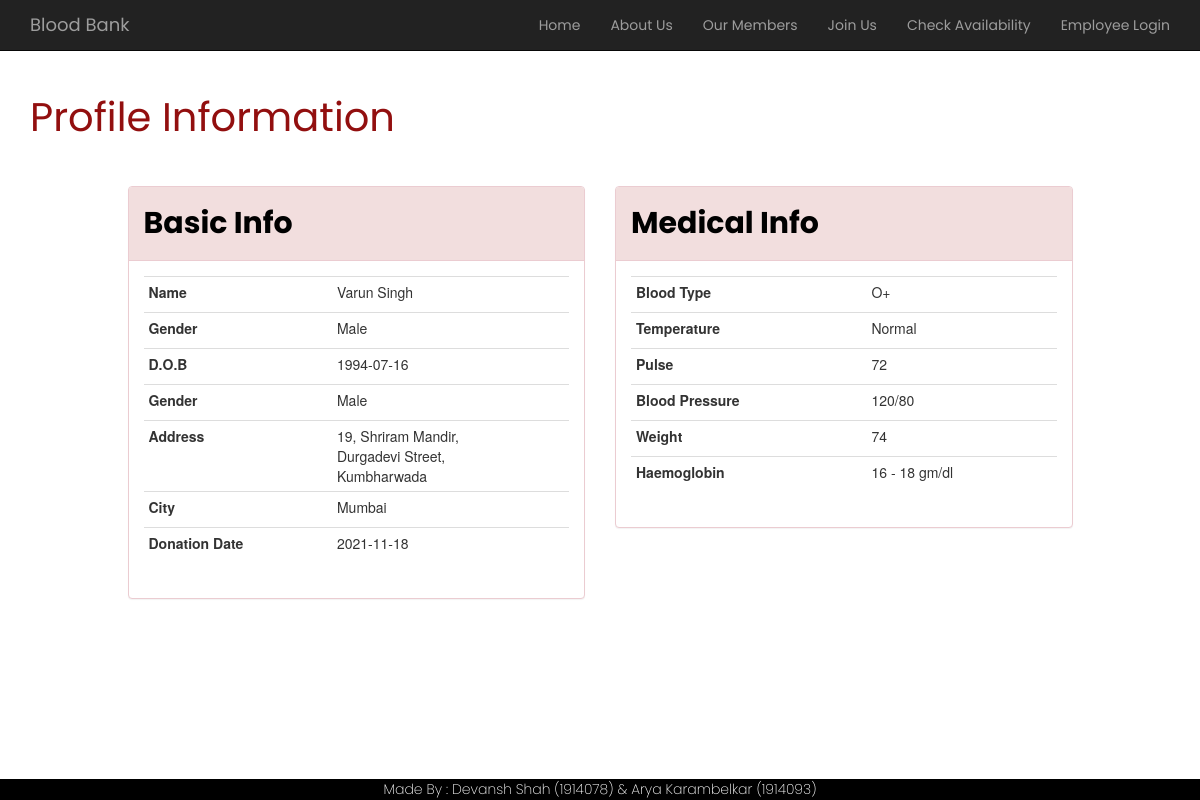
The page /profile.php?id=1 on the database its author committed.
### tables this page shows
CREATE TABLE IF NOT EXISTS `donors` (
  `id` int(11) NOT NULL AUTO_INCREMENT,
  `fname` varchar(45) NOT NULL,
  `mname` varchar(30) DEFAULT NULL,
  `lname` varchar(45) NOT NULL,
  `sex` varchar(10) NOT NULL,
  `b_type` varchar(2) NOT NULL,
  `bday` date NOT NULL,
  `h_address` varchar(50) NOT NULL,
  `city` varchar(30) NOT NULL,
  `don_date` date NOT NULL,
  `temp` varchar(10) NOT NULL,
  `pulse` varchar(10) NOT NULL,
  `bp` varchar(10) NOT NULL,
  `weight` int(11) NOT NULL,
  `haemoglobin` varchar(25) NOT NULL,
  `phone` varchar(10) DEFAULT NULL,
  `mobile` varchar(11) NOT NULL,
  PRIMARY KEY (`id`)
);

### php/DBConnect.php (called while the page is built, shortened)
<?php
class DBConnect {
    private $db = NULL;
    public function __construct() {
        $dsn = 'mysql:dbname=' . self::DB_NAME . ';host=' . self::DB_SERVER;
        try {
            $this->db = new PDO($dsn, self::DB_USER, self::DB_PASSWORD);
        } catch (PDOException $e) {
            throw new Exception('Connection failed: ' .
            $e->getMessage());
        }
        return $this->db;
    }
    public function getDonorProfileById($id){
        $stmt = $this->db->prepare("SELECT * FROM donors WHERE id=?");
        $stmt->execute([$id]);
        return $stmt->fetchAll();
    }
}

### profile.php (the view, shortened to what this page needs)
<?php
$id = $_GET['id'];
require_once 'php/DBConnect.php';
$db = new DBConnect();
$donor = $db->getDonorProfileById($id);
include 'layout/_header.php';
include 'users/layout/navbar.php';
?>
<div class="container">
    <marquee style="font-size: 40px; color: rgb(146, 15, 15); font-family: 'Poppins', sans-serif;">Profile Information</marquee>
    <br><br>
    <div class="row">
        <div class="col-sm-1"></div>
        <div class="col-md-5">
            <div class="panel panel-danger">
                <div class="panel-heading">
                    <h5 style="font-size: 30px; font-weight: bold; color: black; font-family: 'Poppins', sans-serif;">Basic Info</h5>
                </div>
                <div class="panel-body">
                    <table class="table table-condensed">
                        <tr>
                            <td><label>Name</label></td>
                            <td><?= $donor[0]['fname']." ".$donor[0]['mname']." ".$donor[0]['lname']; ?></td>
                        </tr>
                        <tr>
                            <td><label>Gender</label></td>
                            <td><?= $donor[0]['sex']; ?></td>
                        </tr>
                        <tr>
                            <td><label>D.O.B</label></td>
                            <td><?= $donor[0]['bday']; ?></td>
                        </tr>
                        <tr>
                            <td><label> Gender </label></td>
                            <td><?= $donor[0]['sex']; ?></td>
                        </tr>
                        <tr>
                            <td><label> Address </label></td>
                            <td><?= wordwrap($donor[0]['h_address'], 26, '<br>'); ?></td>
                        </tr>
                        <tr>
                            <td><label> City </label></td>
                            <td><?= $donor[0]['city']; ?></td>
                        </tr>
                        <tr>
                            <td><label> Donation Date </label></td>
                            <td><?= $donor[0]['don_date']; ?></td>
                        </tr>
                    </table>
                </div>
            </div>
        </div>
        <div class="col-md-5">
            <div class="panel panel-danger">
                <div class="panel-heading">
                    <h5 style="font-size: 30px; font-weight: bold; color: black; font-family: 'Poppins', sans-serif;">Medical Info</h5>
                </div>
                <div class="panel-body">
                    <table class="table table-condensed">
                        <tr>
                            <td><label>Blood Type</label></td>
                            <td><?= $donor[0]['b_type']; ?></td>
                        </tr>
                        <tr>
                            <td><label>Temperature</label></td>
                            <td><?= $donor[0]['temp']; ?></td>
                        </tr>
                        <tr>
                            <td><label> Pulse </label></td>
                            <td><?= $donor[0]['pulse']; ?></td>
                        </tr>
                        <tr>
                            <td><label> Blood Pressure </label></td>
                            <td><?= $donor[0]['bp']; ?></td>
                        </tr>
                        <tr>
                            <td><label> Weight </label></td>
                            <td><?= $donor[0]['weight']; ?></td>
                        </tr>
                        <tr>
                            <td><label> Haemoglobin </label></td>
                            <td><?= $donor[0]['haemoglobin']; ?></td>
                        </tr>
                    </table>
                </div>
            </div>
        </div>
        <div class="col-sm-1"></div>
    </div>
</div>
<?php include 'layout/_footer.php'; ?>

### css/mystyle.css (style rules this page uses)
body { left: 0; top: 0; padding-top: 3.5em; }
h5 { font-size: xx-large; font-family: "Cantarell",cursive; color: crimson; }

### rows shown on the page
donors: fname "Varun", lname "Singh", sex "Male", bday "1994-07-16", h_address "19, Shriram Mandir, Durgadevi Street, Kumbharwada", city "Mumbai", don_date "2021-11-18", b_type "O+", temp "Normal", pulse "72", bp "120/80", weight "74", haemoglobin "16 - 18 gm/dl"
